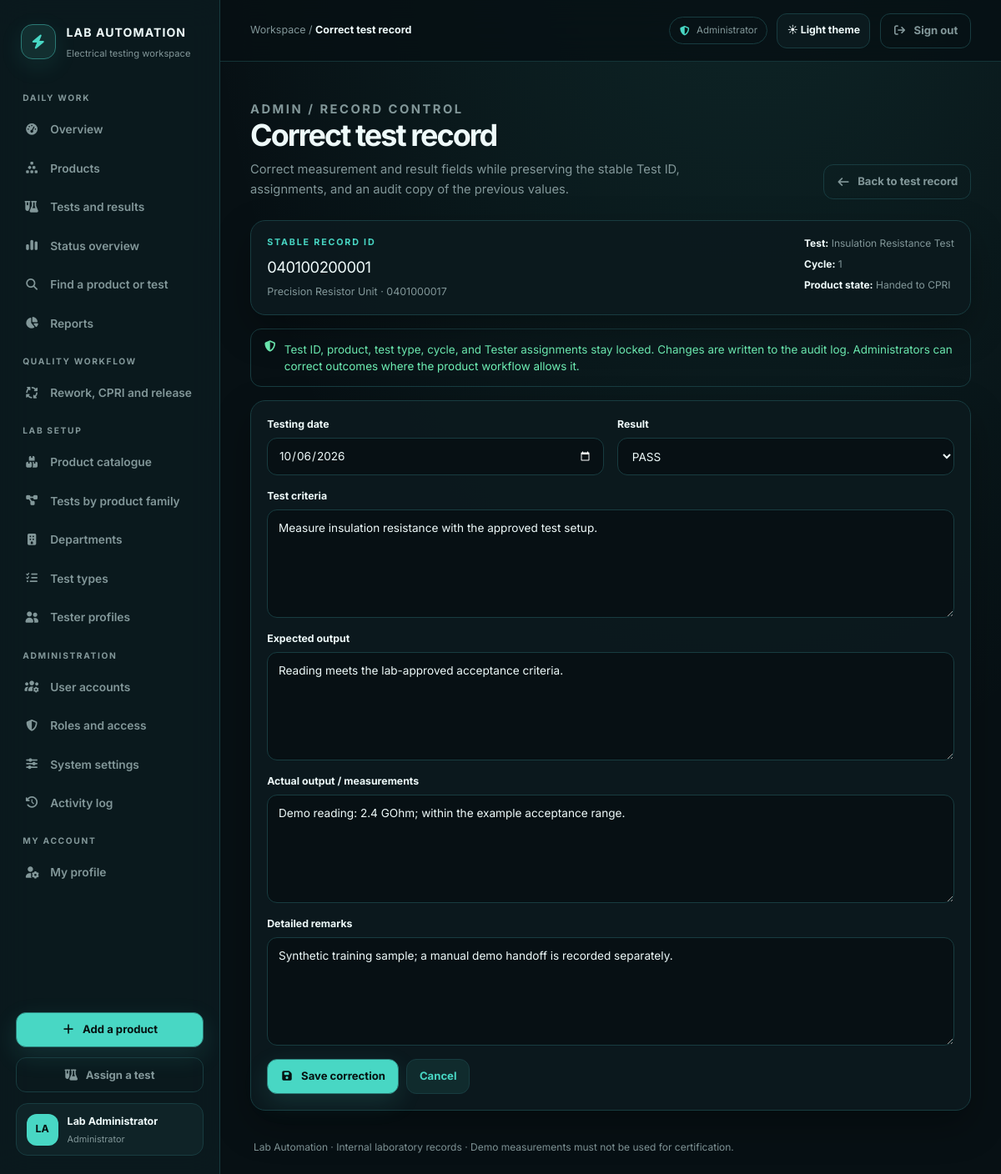
The app's page /edit-test.php?id=7 (signed in) with its own data.
### tables this page shows
CREATE TABLE IF NOT EXISTS `tests` (
    `id` INT NOT NULL AUTO_INCREMENT,
    `test_id` CHAR(12) NOT NULL,
    `product_id` CHAR(10) NOT NULL,
    `test_type_id` INT NOT NULL,
    `tester_id` INT NULL,
    `testing_date` DATE NOT NULL,
    `criteria` TEXT NOT NULL,
    `expected_output` TEXT NOT NULL,
    `actual_output` TEXT NULL,
    `result` VARCHAR(16) NOT NULL DEFAULT 'PENDING',
    `status` VARCHAR(24) NOT NULL DEFAULT 'Pending',
    `remarks` TEXT NULL,
    `cycle_number` INT NOT NULL DEFAULT 1,
    `department_id` INT NULL,
    `created_at` TIMESTAMP NOT NULL DEFAULT CURRENT_TIMESTAMP,
    `updated_at` TIMESTAMP NOT NULL DEFAULT CURRENT_TIMESTAMP ON UPDATE CURRENT_TIMESTAMP,
    PRIMARY KEY (`id`),
    UNIQUE KEY `uq_tests_test_id` (`test_id`),
    KEY `ix_tests_product_id` (`product_id`),
    KEY `ix_tests_test_type_id` (`test_type_id`),
    KEY `ix_tests_tester_id` (`tester_id`),
    KEY `ix_tests_result` (`result`),
    KEY `ix_tests_status` (`status`),
    KEY `ix_tests_testing_date` (`testing_date`),
    KEY `ix_tests_department` (`department_id`),
    CONSTRAINT `fk_tests_product` FOREIGN KEY (`product_id`) REFERENCES `products` (`product_id`)
        ON UPDATE CASCADE ON DELETE RESTRICT,
    CONSTRAINT `fk_tests_test_type` FOREIGN KEY (`test_type_id`) REFERENCES `test_types` (`id`)
        ON UPDATE CASCADE ON DELETE RESTRICT,
    CONSTRAINT `fk_tests_tester` FOREIGN KEY (`tester_id`) REFERENCES `testers` (`id`)
        ON UPDATE CASCADE ON DELETE SET NULL,
    CONSTRAINT `fk_tests_department` FOREIGN KEY (`department_id`) REFERENCES `departments` (`id`)
        ON UPDATE CASCADE ON DELETE SET NULL
);

CREATE TABLE IF NOT EXISTS `products` (
    `id` INT NOT NULL AUTO_INCREMENT,
    `product_id` CHAR(10) NOT NULL,
    `product_code` VARCHAR(32) NOT NULL,
    `product_code_id` INT NULL,
    `product_code_numeric` CHAR(2) NULL,
    `product_name` VARCHAR(180) NOT NULL,
    `product_type` VARCHAR(100) NOT NULL,
    `product_type_id` INT NULL,
    `revision` VARCHAR(16) NOT NULL,
    `manufacturing_number` VARCHAR(64) NOT NULL,
    `manufacturing_date` DATE NOT NULL,
    `description` TEXT NULL,
    `status` VARCHAR(64) NOT NULL DEFAULT 'Pending Testing',
    `rework_cycle` INT NOT NULL DEFAULT 0,
    `cpri_status` VARCHAR(24) NOT NULL DEFAULT 'Not Ready',
    `cpri_handoff_at` DATETIME NULL,
    `cpri_reference` VARCHAR(100) NULL,
    `cpri_handoff_by` VARCHAR(120) NULL,
    `is_archived` TINYINT(1) NOT NULL DEFAULT 0,
    `created_at` TIMESTAMP NOT NULL DEFAULT CURRENT_TIMESTAMP,
    `updated_at` TIMESTAMP NOT NULL DEFAULT CURRENT_TIMESTAMP ON UPDATE CURRENT_TIMESTAMP,
    PRIMARY KEY (`id`),
    UNIQUE KEY `uq_products_product_id` (`product_id`),
    KEY `ix_products_manufacturing_number` (`manufacturing_number`),
    KEY `ix_products_product_type_id` (`product_type_id`),
    KEY `ix_products_product_code_id` (`product_code_id`),
    KEY `ix_products_status` (`status`),
    CONSTRAINT `fk_products_product_code` FOREIGN KEY (`product_code_id`) REFERENCES `product_codes` (`id`)
        ON UPDATE CASCADE ON DELETE SET NULL,
    CONSTRAINT `fk_products_product_type` FOREIGN KEY (`product_type_id`) REFERENCES `product_types` (`id`)
        ON UPDATE CASCADE ON DELETE SET NULL
);

CREATE TABLE IF NOT EXISTS `test_types` (
    `id` INT NOT NULL AUTO_INCREMENT,
    `test_code` VARCHAR(16) NOT NULL,
    `numeric_code` CHAR(3) NULL,
    `test_name` VARCHAR(150) NOT NULL,
    `department` VARCHAR(150) NULL,
    `department_id` INT NULL,
    `description` TEXT NULL,
    `is_active` TINYINT(1) NOT NULL DEFAULT 1,
    `created_at` TIMESTAMP NOT NULL DEFAULT CURRENT_TIMESTAMP,
    PRIMARY KEY (`id`),
    UNIQUE KEY `uq_test_types_code` (`test_code`),
    UNIQUE KEY `uq_test_types_numeric_code` (`numeric_code`),
    KEY `ix_test_types_department_id` (`department_id`),
    CONSTRAINT `fk_test_types_department` FOREIGN KEY (`department_id`) REFERENCES `departments` (`id`)
        ON UPDATE CASCADE ON DELETE SET NULL
);

### edit-test.php (the view, shortened to what this page needs)
<?php
include __DIR__ . '/db.php';
$currentRole = (string) ($_SESSION['role'] ?? '');
$isAdministrator = $currentRole === 'Administrator';
$recordId = filter_input(INPUT_GET, 'id', FILTER_VALIDATE_INT) ?: 0;
$loadRecord = static function (mysqli $connection, int $id, bool $forUpdate = false): ?array {
    $sql = 'SELECT t.id, t.test_id, t.product_id, t.test_type_id, t.tester_id, t.testing_date, '
        . 't.criteria, t.expected_output, t.actual_output, t.result, t.status, t.remarks, t.cycle_number, '
        . 'tt.test_name, p.product_name, p.product_type_id, p.status AS product_status, p.cpri_status, p.rework_cycle, p.is_archived '
        . 'FROM tests AS t INNER JOIN products AS p ON p.product_id = t.product_id '
        . 'LEFT JOIN test_types AS tt ON tt.id = t.test_type_id WHERE t.id = ? LIMIT 1'
        . ($forUpdate ? ' FOR UPDATE' : '');
    $statement = $connection->prepare($sql);
    $statement->bind_param('i', $id);
    $statement->execute();
    $record = $statement->get_result()->fetch_assoc() ?: null;
    $statement->close();
    return $record;
};
$record = $loadRecord($conn, (int) $recordId);
$managerEditableStates = ['Pending Testing', 'Testing In Progress', 'Ready for Retest'];
$managerOpenStatuses = ['pending', 'in progress', 'testing in progress'];
$managerCanEdit = $isAdministrator || (
    $currentRole === 'Lab Manager'
    && strtoupper((string) $record['result']) === 'PENDING'
    && in_array(strtolower(trim((string) $record['status'])), $managerOpenStatuses, true)
    && (int) $record['cycle_number'] === (int) $record['rework_cycle'] + 1
    && (int) $record['is_archived'] !== 1
    && in_array((string) $record['product_status'], $managerEditableStates, true)
    && !in_array((string) $record['cpri_status'], ['Handed Off', 'Approved', 'Rejected', 'Released'], true)
);
$pageActionHtml = '<a class="button button-quiet" href="test-details.php?id=' . (int) $recordId . '"><i class="fa-solid fa-arrow-left" aria-hidden="true"></i> Back to test record</a>';
require __DIR__ . '/views/layouts/app_start.php';
?>
<section class="panel edit-test-summary" data-reveal>
    <div><p class="eyebrow">STABLE RECORD ID</p><h2><?php echo htmlspecialchars((string) $record['test_id'], ENT_QUOTES, 'UTF-8'); ?></h2><p><?php echo htmlspecialchars((string) $record['product_name'], ENT_QUOTES, 'UTF-8'); ?> · <?php echo htmlspecialchars((string) $record['product_id'], ENT_QUOTES, 'UTF-8'); ?></p></div>
    <div class="edit-test-locks"><span><strong>Test:</strong> <?php echo htmlspecialchars((string) $record['test_name'], ENT_QUOTES, 'UTF-8'); ?></span><span><strong>Cycle:</strong> <?php echo (int) $record['cycle_number']; ?></span><span><strong>Product state:</strong> <?php echo htmlspecialchars((string) $record['product_status'], ENT_QUOTES, 'UTF-8'); ?></span></div>
</section>
<div class="alert edit-test-history-note" role="note">
    <i class="fa-solid fa-shield-halved" aria-hidden="true"></i>
    <span>
        Test ID, product, test type, cycle, and Tester assignments stay locked. Changes are written to the audit log.
        <?php if ($isAdministrator): ?> Administrators can correct outcomes where the product workflow allows it.
        <?php else: ?> Lab Managers can edit instructions only while this assignment remains pending in the active cycle; completed results are Administrator-only.
        <?php endif; ?>
    </span>
</div>
<?php if (!$managerCanEdit): ?>
    <section class="panel" data-reveal>
        <div class="empty-state">
            <i class="fa-solid fa-lock" aria-hidden="true"></i>
            <h2>Assignment details are locked</h2>
            <p>This record is no longer an open pending assignment in the current product cycle. Contact an Administrator if a completed result needs correction.</p>
            <a class="button button-secondary" href="test-details.php?id=<?php echo (int) $recordId; ?>">Return to test record</a>
        </div>
    </section>
<?php else: ?>
    <section class="panel" data-reveal>
        <form class="edit-test-form" method="post" action="edit-test.php?id=<?php echo (int) $recordId; ?>">
            <div class="form-field"><label for="edit-testing-date">Testing date</label><input id="edit-testing-date" name="testing_date" type="date" value="<?php echo htmlspecialchars((string) ($_POST['testing_date'] ?? $record['testing_date']), ENT_QUOTES, 'UTF-8'); ?>" required></div>
            <?php if ($isAdministrator): ?>
                <div class="form-field"><label for="edit-result">Result</label><select id="edit-result" name="result" required><?php foreach (['PENDING', 'PASS', 'FAIL'] as $resultOption): ?><option value="<?php echo $resultOption; ?>"<?php echo strtoupper((string) ($_POST['result'] ?? $record['result'])) === $resultOption ? ' selected' : ''; ?>><?php echo $resultOption; ?></option><?php endforeach; ?></select></div>
            <?php else: ?>
                <div class="form-field"><label>Assignment status</label><input type="text" value="Pending — result is entered by the assigned Tester" readonly></div>
            <?php endif; ?>
            <div class="form-field form-field-full"><label for="edit-criteria">Test criteria</label><textarea id="edit-criteria" name="criteria" rows="4" maxlength="60000" required><?php echo htmlspecialchars((string) ($_POST['criteria'] ?? $record['criteria']), ENT_QUOTES, 'UTF-8'); ?></textarea></div>
            <div class="form-field form-field-full"><label for="edit-expected">Expected output</label><textarea id="edit-expected" name="expected_output" rows="4" maxlength="60000" required><?php echo htmlspecialchars((string) ($_POST['expected_output'] ?? $record['expected_output']), ENT_QUOTES, 'UTF-8'); ?></textarea></div>
            <?php if ($isAdministrator): ?>
                <div class="form-field form-field-full"><label for="edit-actual">Actual output / measurements</label><textarea id="edit-actual" name="actual_output" rows="5" maxlength="60000"><?php echo htmlspecialchars((string) ($_POST['actual_output'] ?? $record['actual_output'] ?? ''), ENT_QUOTES, 'UTF-8'); ?></textarea></div>
            <?php endif; ?>
            <div class="form-field form-field-full"><label for="edit-remarks">Detailed remarks</label><textarea id="edit-remarks" name="remarks" rows="4" maxlength="60000"><?php echo htmlspecialchars((string) ($_POST['remarks'] ?? $record['remarks'] ?? ''), ENT_QUOTES, 'UTF-8'); ?></textarea></div>
            <div class="form-actions form-field-full"><button class="button button-primary" type="submit"><i class="fa-solid fa-floppy-disk" aria-hidden="true"></i> <?php echo $isAdministrator ? 'Save correction' : 'Save test details'; ?></button><a class="button button-secondary" href="test-details.php?id=<?php echo (int) $recordId; ?>">Cancel</a></div>
        </form>
    </section>
<?php endif; ?>
<?php require __DIR__ . '/views/layouts/app_end.php'; ?>

### records on screen
tests: test "040100200001", products.product_name "Precision Resistor Unit", product "0401000017", test_type.test_name "Insulation Resistance Test", cycle_number "1", products.status "Handed to CPRI", testing_date "10/06/2026", result "PASS", criteria "Measure insulation resistance with the approved test setup.", expected_output "Reading meets the lab-approved acceptance criteria.", actual_output "Demo reading: 2.4 GOhm; within the example acceptance range.", remarks "Synthetic training sample; a manual demo handoff is recorded separately."

### other values on screen
$group['label'] "DAILY WORK"
$item['label'] "Overview"
$item['label'] "Products"
$item['label'] "Tests and results"
$item['label'] "Status overview"
$item['label'] "Find a product or test"
$item['label'] "Reports"
$group['label'] "QUALITY WORKFLOW"
$item['label'] "Rework, CPRI and release"
$group['label'] "LAB SETUP"
$item['label'] "Product catalogue"
$item['label'] "Tests by product family"
$item['label'] "Departments"
$item['label'] "Test types"
$item['label'] "Tester profiles"
